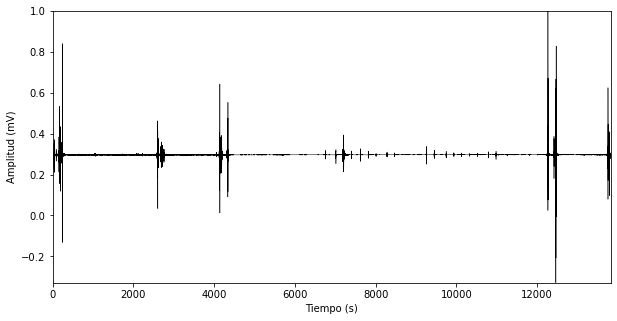

Here is the Python script that generated this plot:
#!/usr/bin/python 
# -*- coding: latin-1 -*-

from obspy import read
import matplotlib.pyplot as plt


#Ignore warnings due to python 2 and 3 conflict
import warnings
warnings.filterwarnings("ignore")

stream = read("C:/Users/34639/Desktop/curspython/sismologia/datos_entrada_sismograma/.SRU..Y.D.2013.158.8_8_5.SAC", debug_headers=True)

# Accedemos a los datos
tr = stream[0]
print(tr.stats) #estadisticas

tr.normalize() #normalizacion de los datos
delta = tr.stats.sac.delta #accedemos al valor de metadato delta
print(delta)
print(tr.data)

tiempo = tr.times()
datos =tr.data #datos del sismograma

# Ploteamos
plt.figure(figsize=(10,5)) #tamanyo figura

plt.plot(tiempo,datos,c="k",linewidth=0.5) # x tiempo y datos, grosor linea
plt.ylabel("Amplitud (mV)") #etiquetas
plt.xlabel("Tiempo (s)")
        
plt.ylim(min(datos),max(datos)) #ploteamos los datos
plt.xlim(min(tiempo),max(tiempo))
plt.show()




# Ejemplo de internet similar pro k itera en bucle
"""
plt.figure(figsize=(10,5))
for tr in stream:
    tr.normalize()
    dist = tr.stats.sac.dist
    plt.plot(tr.times(),tr.data+dist*0.01,c="k",linewidth=0.5)
    plt.scatter(tr.stats.sac.t3,dist*0.01,marker="|",color="r")
plt.ylabel("x100 km")    
plt.ylim(84,77)
plt.xlim(650,800)
plt.show()
"""
